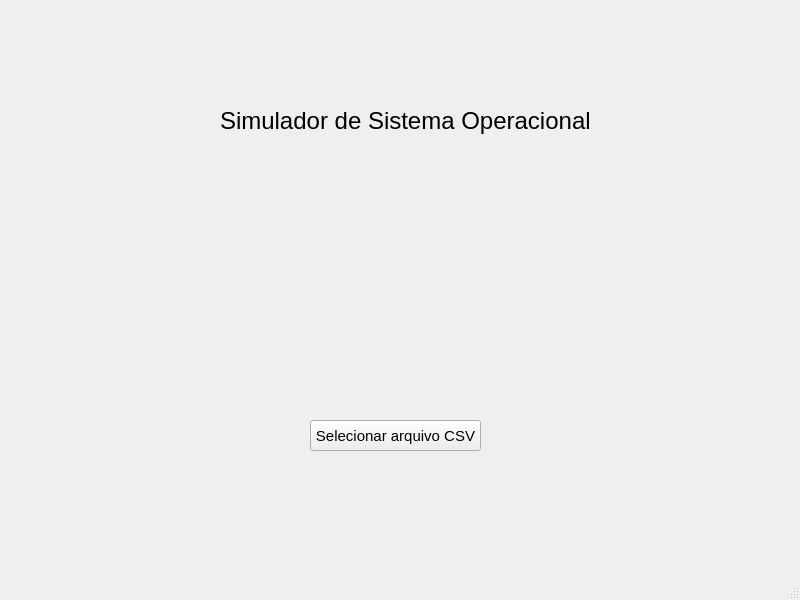
<?xml version="1.0" encoding="UTF-8"?>
<ui version="4.0">
 <class>MainWindow</class>
 <widget class="QMainWindow" name="MainWindow">
  <property name="geometry">
   <rect>
    <x>0</x>
    <y>0</y>
    <width>800</width>
    <height>600</height>
   </rect>
  </property>
  <property name="minimumSize">
   <size>
    <width>800</width>
    <height>600</height>
   </size>
  </property>
  <property name="maximumSize">
   <size>
    <width>800</width>
    <height>600</height>
   </size>
  </property>
  <property name="windowTitle">
   <string>Simulador de SO</string>
  </property>
  <widget class="QWidget" name="centralwidget">
   <widget class="QPushButton" name="selectCsv">
    <property name="geometry">
     <rect>
      <x>310</x>
      <y>420</y>
      <width>171</width>
      <height>31</height>
     </rect>
    </property>
    <property name="font">
     <font>
      <pointsize>11</pointsize>
     </font>
    </property>
    <property name="text">
     <string>Selecionar arquivo CSV</string>
    </property>
   </widget>
   <widget class="QLabel" name="label">
    <property name="geometry">
     <rect>
      <x>330</x>
      <y>410</y>
      <width>131</width>
      <height>21</height>
     </rect>
    </property>
    <property name="text">
     <string/>
    </property>
   </widget>
   <widget class="QLabel" name="label_2">
    <property name="geometry">
     <rect>
      <x>220</x>
      <y>100</y>
      <width>380</width>
      <height>41</height>
     </rect>
    </property>
    <property name="font">
     <font>
      <pointsize>18</pointsize>
     </font>
    </property>
    <property name="text">
     <string>Simulador de Sistema Operacional</string>
    </property>
   </widget>
  </widget>
  <widget class="QMenuBar" name="menubar">
   <property name="geometry">
    <rect>
     <x>0</x>
     <y>0</y>
     <width>800</width>
     <height>21</height>
    </rect>
   </property>
  </widget>
  <widget class="QStatusBar" name="statusbar"/>
 </widget>
 <resources/>
 <connections/>
</ui>
